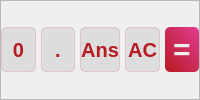
                 <widget class="QFrame" name="key_num_fourth">
                  <property name="frameShape">
                   <enum>QFrame::StyledPanel</enum>
                  </property>
                  <property name="frameShadow">
                   <enum>QFrame::Raised</enum>
                  </property>
                  <layout class="QHBoxLayout" name="horizontalLayout_4">
                   <property name="spacing">
                    <number>5</number>
                   </property>
                   <property name="leftMargin">
                    <number>0</number>
                   </property>
                   <property name="topMargin">
                    <number>0</number>
                   </property>
                   <property name="rightMargin">
                    <number>0</number>
                   </property>
                   <property name="bottomMargin">
                    <number>0</number>
                   </property>
                   <item>
                    <widget class="QPushButton" name="insert_0">
                     <property name="maximumSize">
                      <size>
                       <width>16777215</width>
                       <height>45</height>
                      </size>
                     </property>
                     <property name="font">
                      <font>
                       <pointsize>-1</pointsize>
                       <bold>true</bold>
                      </font>
                     </property>
                     <property name="cursor">
                      <cursorShape>PointingHandCursor</cursorShape>
                     </property>
                     <property name="styleSheet">
                      <string notr="true">QPushButton{
	color:  rgba(183, 26, 31, 255);
	background-color: #ddd;
	border-radius:5px;
font-family: &quot;Segoe UI&quot;;
	font-size: 20px;
border: 1px solid rgba(183, 26, 31, 40);
}

QPushButton:hover{
	color:  rgba(183, 26, 31, 255);
	background-color: #bbb;

}
QPushButton:pressed{
	color: #eee;
background-color: qlineargradient(spread:pad, x1:0, y1:1, x2:1, y2:0, stop:0 rgba(183, 26, 31, 255), stop:1 rgba(226, 60, 146, 255));

}
</string>
                     </property>
                     <property name="text">
                      <string>0</string>
                     </property>
                    </widget>
                   </item>
                   <item>
                    <widget class="QPushButton" name="insert_dot">
                     <property name="maximumSize">
                      <size>
                       <width>16777215</width>
                       <height>45</height>
                      </size>
                     </property>
                     <property name="font">
                      <font>
                       <pointsize>-1</pointsize>
                       <bold>true</bold>
                      </font>
                     </property>
                     <property name="cursor">
                      <cursorShape>PointingHandCursor</cursorShape>
                     </property>
                     <property name="styleSheet">
                      <string notr="true">QPushButton{
	color:  rgba(183, 26, 31, 255);
	background-color: #ddd;
	border-radius:5px;
font-family: &quot;Segoe UI&quot;;
	font-size: 20px;
border: 1px solid rgba(183, 26, 31, 40);
}

QPushButton:hover{
	color:  rgba(183, 26, 31, 255);
	background-color: #bbb;

}
QPushButton:pressed{
	color: #eee;
background-color: qlineargradient(spread:pad, x1:0, y1:1, x2:1, y2:0, stop:0 rgba(183, 26, 31, 255), stop:1 rgba(226, 60, 146, 255));

}
</string>
                     </property>
                     <property name="text">
                      <string>.</string>
                     </property>
                    </widget>
                   </item>
                   <item>
                    <widget class="QPushButton" name="insert_ans">
                     <property name="minimumSize">
                      <size>
                       <width>0</width>
                       <height>0</height>
                      </size>
                     </property>
                     <property name="maximumSize">
                      <size>
                       <width>16777215</width>
                       <height>45</height>
                      </size>
                     </property>
                     <property name="font">
                      <font>
                       <pointsize>-1</pointsize>
                       <bold>true</bold>
                      </font>
                     </property>
                     <property name="cursor">
                      <cursorShape>PointingHandCursor</cursorShape>
                     </property>
                     <property name="styleSheet">
                      <string notr="true">QPushButton{
	color:  rgba(183, 26, 31, 255);
	background-color: #ddd;
	border-radius:5px;
font-family: &quot;Segoe UI&quot;;
	font-size: 20px;
border: 1px solid rgba(183, 26, 31, 40);
}

QPushButton:hover{
	color:  rgba(183, 26, 31, 255);
	background-color: #bbb;

}
QPushButton:pressed{
	color: #eee;
background-color: qlineargradient(spread:pad, x1:0, y1:1, x2:1, y2:0, stop:0 rgba(183, 26, 31, 255), stop:1 rgba(226, 60, 146, 255));

}
</string>
                     </property>
                     <property name="text">
                      <string>Ans</string>
                     </property>
                    </widget>
                   </item>
                   <item>
                    <widget class="QPushButton" name="clear_btn">
                     <property name="minimumSize">
                      <size>
                       <width>0</width>
                       <height>0</height>
                      </size>
                     </property>
                     <property name="maximumSize">
                      <size>
                       <width>16777215</width>
                       <height>45</height>
                      </size>
                     </property>
                     <property name="font">
                      <font>
                       <pointsize>-1</pointsize>
                       <bold>true</bold>
                      </font>
                     </property>
                     <property name="cursor">
                      <cursorShape>PointingHandCursor</cursorShape>
                     </property>
                     <property name="styleSheet">
                      <string notr="true">QPushButton{
	color:  rgba(183, 26, 31, 255);
	background-color: #ddd;
	border-radius:5px;
font-family: &quot;Segoe UI&quot;;
	font-size: 20px;
border: 1px solid rgba(183, 26, 31, 40);
}

QPushButton:hover{
	color:  rgba(183, 26, 31, 255);
	background-color: #bbb;

}
QPushButton:pressed{
	color: #eee;
background-color: qlineargradient(spread:pad, x1:0, y1:1, x2:1, y2:0, stop:0 rgba(183, 26, 31, 255), stop:1 rgba(226, 60, 146, 255));

}
</string>
                     </property>
                     <property name="text">
                      <string>AC</string>
                     </property>
                    </widget>
                   </item>
                   <item>
                    <widget class="QPushButton" name="insert_enter">
                     <property name="minimumSize">
                      <size>
                       <width>0</width>
                       <height>0</height>
                      </size>
                     </property>
                     <property name="maximumSize">
                      <size>
                       <width>110</width>
                       <height>45</height>
                      </size>
                     </property>
                     <property name="font">
                      <font>
                       <pointsize>-1</pointsize>
                       <bold>true</bold>
                      </font>
                     </property>
                     <property name="cursor">
                      <cursorShape>PointingHandCursor</cursorShape>
                     </property>
                     <property name="styleSheet">
                      <string notr="true">QPushButton{
	color: #eee;
background-color: qlineargradient(spread:pad, x1:0, y1:1, x2:1, y2:0, stop:0 rgba(183, 26, 31, 255), stop:1 rgba(226, 60, 146, 255));
	border-radius:5px;
	font-family: Arial;
	font-size: 30px;
}
QPushButton:hover{
	color: #eee;
background-color: qlineargradient(spread:pad, x1:0, y1:1, x2:1, y2:0, stop:0 rgba(163, 06, 11, 255), stop:1 rgba(206, 40, 126, 255));

}</string>
                     </property>
                     <property name="text">
                      <string>=</string>
                     </property>
                    </widget>
                   </item>
                  </layout>
                 </widget>
